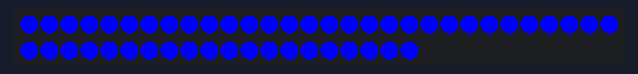
Bench run of a sketch on a simulated Arduino Mega 2560, built with avr-gcc and run on an emulated ATmega2560. Parts: 50 RGB LEDs in strip order, left to right, continuing on the next row. Dim RGB values are drawn brighter than linear; the strip is taken to match the declared colour order; what the sketch prints to the serial monitor is not drawn.

Above: at 0.16 s.
At 1.1 s:
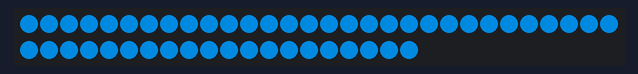
At 1.73 s:
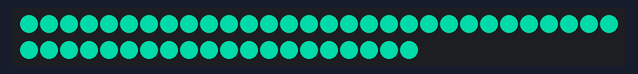

The sketch:

LightUp.ino
```cpp
#include <Adafruit_NeoPixel.h>
#ifdef __AVR__
#include <avr/power.h> // Required for 16 MHz Adafruit Trinket
#endif

//LED pins [FILL IN THE PIN NO!!]
#define LED_PIN1 27
#define LED_PIN2 28
#define LED_PIN3 29
#define LED_PIN4 30
#define LED_PIN5 31
#define LED_PIN6 32
#define LED_PIN7 33
#define LED_PIN8 22
#define LED_PIN9 35
#define LED_PIN10 36
#define LED_PIN11 37
#define LED_PIN12 38
#define LED_PIN13 39
#define LED_PIN14 40
#define LED_PIN15 41
#define LED_PIN16 42
#define LED_PIN17 43
#define LED_PIN18 44
#define LED_PIN19 45
#define LED_PIN20 46
#define LED_PIN21 47
#define LED_PIN22 48
#define LED_PIN23 49
#define LED_PIN24 50
#define LED_PIN25 51

//Max led pixels number [FILL IN MAX LED PIXELS NO!!!]
#define LED_COUNT 50

//Ultrasonic sensor pins [FILL IN PIN NO!!!]
#define trigPin1 5
#define trigPin2 8
#define trigPin3 3
#define trigPin4 10
#define trigPin5 14
#define trigPin6 12
#define echoPin1 4
#define echoPin2 7
#define echoPin3 2
#define echoPin4 9
#define echoPin5 13
#define echoPin6 11

Adafruit_NeoPixel strip(LED_COUNT, LED_PIN1, NEO_BRG + NEO_KHZ800);

int brightness = 250;
uint32_t color = strip.Color(0, 0, 255);
int timeInterval = 300;

//for sensors
int maxDistance = 30;
int triggeredNo = 0;

//For multithreading
long lastTime = millis();
int i = 1;


void setup() {
  //  Reset();
  //  delay(1000);
  strip.begin();
  strip.show();
  strip.setBrightness(brightness);

  Serial.begin(9600);
  pinMode(echoPin1, INPUT);
  pinMode(echoPin2, INPUT);
  pinMode(echoPin3, INPUT);
  pinMode(echoPin4, INPUT);
  pinMode(echoPin5, INPUT);
  pinMode(echoPin6, INPUT);
  pinMode(trigPin1, OUTPUT);
  pinMode(trigPin2, OUTPUT);
  pinMode(trigPin3, OUTPUT);
  pinMode(trigPin4, OUTPUT);
  pinMode(trigPin5, OUTPUT);
  pinMode(trigPin6, OUTPUT);
}

bool SensorIsTriggered(int trigPin, int echoPin) {
  //
  //  Serial.println(String(trigPin) + "..." + String(echoPin));

  digitalWrite(trigPin, LOW);
  delayMicroseconds(2);
  // Sets the trigPin on HIGH state for 10 micro seconds
  digitalWrite(trigPin, HIGH);
  delayMicroseconds(10);
  digitalWrite(trigPin, LOW);

  unsigned duration = pulseIn(echoPin, HIGH);


  Serial.println(duration);


  int distance = duration * 0.034 / 2;

  Serial.print("Distance: ");
  Serial.println(distance);

  if (distance <= maxDistance) {
    triggeredNo += 1;
    return true;
  } else {
    return false;
  }
}

void TurnOn(int pin) {
  strip.setPin(pin);
  strip.setBrightness(brightness);
  strip.fill(color);
  strip.show();
}

void TurnOff(int pin) {
  strip.setPin(pin);
  strip.clear();
  strip.show();
}


void CenterRipple(long elapsedTime) {
  static long ledTime = 0;
  ledTime += elapsedTime;
  static int counter = 0;
  Serial.println(counter);
  if (counter % 5 == 0) {

    if (ledTime < timeInterval) {
      brightness = 255; //Brightness decreases for each ripple wave
      color = strip.Color(0, 0, 255); //Color changes for each ripple wave
      TurnOn(LED_PIN13);
    };
    if (ledTime >= timeInterval && ledTime < timeInterval * 2) {
      brightness = 235;
      color = strip.Color(0, 50, 235);
      TurnOff(LED_PIN13);

      TurnOn(LED_PIN8);
      TurnOn(LED_PIN9);
      TurnOn(LED_PIN12);
      TurnOn(LED_PIN14);
      TurnOn(LED_PIN17);
      TurnOn(LED_PIN18);
    };
    if (ledTime >= timeInterval * 2 && ledTime < timeInterval * 3) {
      brightness = 215;
      color = strip.Color(0, 100, 215);
      TurnOff(LED_PIN8);
      TurnOff(LED_PIN9);
      TurnOff(LED_PIN12);
      TurnOff(LED_PIN14);
      TurnOff(LED_PIN17);
      TurnOff(LED_PIN18);

      TurnOn(LED_PIN3);
      TurnOn(LED_PIN4);
      TurnOn(LED_PIN5);
      TurnOn(LED_PIN7);
      TurnOn(LED_PIN10);
      TurnOn(LED_PIN11);
      TurnOn(LED_PIN15);
      TurnOn(LED_PIN16);
      TurnOn(LED_PIN19);
      TurnOn(LED_PIN21);
      TurnOn(LED_PIN22);
      TurnOn(LED_PIN23);
    };
    if (ledTime >= timeInterval * 3 && ledTime < timeInterval * 4) {
      brightness = 195;
      color = strip.Color(0, 150, 195);
      TurnOff(LED_PIN3);
      TurnOff(LED_PIN4);
      TurnOff(LED_PIN5);
      TurnOff(LED_PIN7);
      TurnOff(LED_PIN10);
      TurnOff(LED_PIN11);
      TurnOff(LED_PIN15);
      TurnOff(LED_PIN16);
      TurnOff(LED_PIN19);
      TurnOff(LED_PIN21);
      TurnOff(LED_PIN22);
      TurnOff(LED_PIN23);

      TurnOn(LED_PIN1);
      TurnOn(LED_PIN2);
      TurnOn(LED_PIN6);
      TurnOn(LED_PIN20);
      TurnOn(LED_PIN24);
      TurnOn(LED_PIN25);
    };
    if (ledTime >= timeInterval * 4) {
      TurnOff(LED_PIN1);
      TurnOff(LED_PIN2);
      TurnOff(LED_PIN6);
      TurnOff(LED_PIN20);
      TurnOff(LED_PIN24);
      TurnOff(LED_PIN25);

      ledTime -= timeInterval * 4;
      counter++;
    }

  }


}

void DirectionRipple1(long elapsedTime) {
  static long ledTime = 0;
  ledTime += elapsedTime;

  if (ledTime <= timeInterval) {
    brightness = 255;
    color = strip.Color(0, 0, 255); //Color changes for each ripple wave
    TurnOn(LED_PIN1);
  };
  if (ledTime >= timeInterval && ledTime < timeInterval * 2) {
    brightness = 240;
    color = strip.Color(0, 40, 235);
    TurnOff(LED_PIN1);

    TurnOn(LED_PIN2);
    TurnOn(LED_PIN3);
    TurnOn(LED_PIN4);
    TurnOn(LED_PIN5);
    TurnOn(LED_PIN6);
  };
  if (ledTime >= timeInterval * 2 && ledTime < timeInterval * 3) {
    brightness = 225;
    color = strip.Color(0, 80, 215);
    TurnOff(LED_PIN2);
    TurnOff(LED_PIN3);
    TurnOff(LED_PIN4);
    TurnOff(LED_PIN5);
    TurnOff(LED_PIN6);

    TurnOn(LED_PIN7);
    TurnOn(LED_PIN8);
    TurnOn(LED_PIN9);
    TurnOn(LED_PIN10);
  };
  if (ledTime >= timeInterval * 3 && ledTime < timeInterval * 4) {
    brightness = 210;
    color = strip.Color(0, 120, 195);
    TurnOff(LED_PIN7);
    TurnOff(LED_PIN8);
    TurnOff(LED_PIN9);
    TurnOff(LED_PIN10);

    TurnOn(LED_PIN11);
    TurnOn(LED_PIN12);
    TurnOn(LED_PIN13);
    TurnOn(LED_PIN14);
    TurnOn(LED_PIN15);
  };
  if (ledTime >= timeInterval * 4 && ledTime < timeInterval * 5) {
    brightness = 195;
    color = strip.Color(0, 160, 175);
    TurnOff(LED_PIN11);
    TurnOff(LED_PIN12);
    TurnOff(LED_PIN13);
    TurnOff(LED_PIN14);
    TurnOff(LED_PIN15);

    TurnOn(LED_PIN16);
    TurnOn(LED_PIN17);
    TurnOn(LED_PIN18);
    TurnOn(LED_PIN19);
  };
  if (ledTime >= timeInterval * 5 && ledTime < timeInterval * 6) {
    brightness = 180;
    color = strip.Color(0, 200, 155);
    TurnOff(LED_PIN16);
    TurnOff(LED_PIN17);
    TurnOff(LED_PIN18);
    TurnOff(LED_PIN19);

    TurnOn(LED_PIN20);
    TurnOn(LED_PIN21);
    TurnOn(LED_PIN22);
    TurnOn(LED_PIN23);
    TurnOn(LED_PIN24);
  };
  if (ledTime >= timeInterval * 6 && ledTime < timeInterval * 7) {
    brightness = 165;
    color = strip.Color(0, 240, 135);
    TurnOff(LED_PIN20);
    TurnOff(LED_PIN21);
    TurnOff(LED_PIN22);
    TurnOff(LED_PIN23);
    TurnOff(LED_PIN24);

    TurnOn(LED_PIN25);
  };
  if (ledTime >= timeInterval * 7) {
    TurnOff(LED_PIN25);

    ledTime -= timeInterval * 7;
  }
}

void DirectionRipple2(long elapsedTime) {
  static long ledTime = 0;
  ledTime += elapsedTime;
  if (ledTime <= timeInterval) {
    brightness = 255;
    color = strip.Color(0, 0, 255);
    TurnOn(LED_PIN2);
  };
  if (ledTime >= timeInterval && ledTime < timeInterval * 2) {
    brightness = 240;
    color = strip.Color(0, 40, 235);
    TurnOff(LED_PIN2);

    TurnOn(LED_PIN1);
    TurnOn(LED_PIN3);
    TurnOn(LED_PIN7);
    TurnOn(LED_PIN11);
  };
  if (ledTime >= timeInterval * 2 && ledTime < timeInterval * 3) {
    brightness = 225;
    color = strip.Color(0, 80, 215);
    TurnOff(LED_PIN1);
    TurnOff(LED_PIN3);
    TurnOff(LED_PIN7);
    TurnOff(LED_PIN11);

    TurnOn(LED_PIN4);
    TurnOn(LED_PIN8);
    TurnOn(LED_PIN12);
    TurnOn(LED_PIN16);
    TurnOn(LED_PIN20);
  };
  if (ledTime >= timeInterval * 3 && ledTime < timeInterval * 4) {
    brightness = 210;
    color = strip.Color(0, 120, 195);
    TurnOff(LED_PIN4);
    TurnOff(LED_PIN8);
    TurnOff(LED_PIN12);
    TurnOff(LED_PIN16);
    TurnOff(LED_PIN20);

    TurnOn(LED_PIN5);
    TurnOn(LED_PIN9);
    TurnOn(LED_PIN13);
    TurnOn(LED_PIN17);
    TurnOn(LED_PIN21);
  };
  if (ledTime >= timeInterval * 4 && ledTime < timeInterval * 5) {
    brightness = 195;
    color = strip.Color(0, 160, 175);
    TurnOff(LED_PIN5);
    TurnOff(LED_PIN9);
    TurnOff(LED_PIN13);
    TurnOff(LED_PIN17);
    TurnOff(LED_PIN21);

    TurnOn(LED_PIN6);
    TurnOn(LED_PIN10);
    TurnOn(LED_PIN14);
    TurnOn(LED_PIN18);
    TurnOn(LED_PIN22);
  };
  if (ledTime >= timeInterval * 5 && ledTime < timeInterval * 6) {
    brightness = 180;
    color = strip.Color(0, 200, 155);
    TurnOff(LED_PIN6);
    TurnOff(LED_PIN10);
    TurnOff(LED_PIN14);
    TurnOff(LED_PIN18);
    TurnOff(LED_PIN22);

    TurnOn(LED_PIN15);
    TurnOn(LED_PIN19);
    TurnOn(LED_PIN23);
    TurnOn(LED_PIN25);
  };
  if (ledTime >= timeInterval * 6 && ledTime < timeInterval * 7) {
    brightness = 165;
    color = strip.Color(0, 240, 135);
    TurnOff(LED_PIN15);
    TurnOff(LED_PIN19);
    TurnOff(LED_PIN23);
    TurnOff(LED_PIN25);

    TurnOn(LED_PIN24);
  };
  if (ledTime >= timeInterval * 7) {
    TurnOff(LED_PIN24);

    ledTime -= timeInterval * 7;
  }
}

void DirectionRipple3(long elapsedTime) {
  static long ledTime = 0;
  ledTime += elapsedTime;

  if (ledTime <= timeInterval) {
    brightness = 255;
    color = strip.Color(0, 0, 255);
    TurnOn(LED_PIN6);
  };
  if (ledTime >= timeInterval && ledTime < timeInterval * 2) {
    brightness = 240;
    color = strip.Color(0, 40, 235);
    TurnOff(LED_PIN6);

    TurnOn(LED_PIN1);
    TurnOn(LED_PIN5);
    TurnOn(LED_PIN10);
    TurnOn(LED_PIN15);
  };
  if (ledTime >= timeInterval * 2 && ledTime < timeInterval * 3) {
    brightness = 225;
    color = strip.Color(0, 80, 215);
    TurnOff(LED_PIN1);
    TurnOff(LED_PIN5);
    TurnOff(LED_PIN10);
    TurnOff(LED_PIN15);

    TurnOn(LED_PIN4);
    TurnOn(LED_PIN9);
    TurnOn(LED_PIN14);
    TurnOn(LED_PIN19);
    TurnOn(LED_PIN24);
  };
  if (ledTime >= timeInterval * 3 && ledTime < timeInterval * 4) {
    brightness = 210;
    color = strip.Color(0, 120, 195);
    TurnOff(LED_PIN4);
    TurnOff(LED_PIN9);
    TurnOff(LED_PIN14);
    TurnOff(LED_PIN19);
    TurnOff(LED_PIN24);

    TurnOn(LED_PIN3);
    TurnOn(LED_PIN8);
    TurnOn(LED_PIN13);
    TurnOn(LED_PIN18);
    TurnOn(LED_PIN23);
  };
  if (ledTime >= timeInterval * 4 && ledTime < timeInterval * 5) {
    brightness = 195;
    color = strip.Color(0, 160, 175);
    TurnOff(LED_PIN3);
    TurnOff(LED_PIN8);
    TurnOff(LED_PIN13);
    TurnOff(LED_PIN18);
    TurnOff(LED_PIN23);

    TurnOn(LED_PIN2);
    TurnOn(LED_PIN7);
    TurnOn(LED_PIN12);
    TurnOn(LED_PIN17);
    TurnOn(LED_PIN22);
  };
  if (ledTime >= timeInterval * 5 && ledTime < timeInterval * 6) {
    brightness = 180;
    color = strip.Color(0, 200, 155);
    TurnOff(LED_PIN2);
    TurnOff(LED_PIN7);
    TurnOff(LED_PIN12);
    TurnOff(LED_PIN17);
    TurnOff(LED_PIN22);

    TurnOn(LED_PIN11);
    TurnOn(LED_PIN16);
    TurnOn(LED_PIN21);
    TurnOn(LED_PIN25);
  };
  if (ledTime >= timeInterval * 6 && ledTime < timeInterval * 7) {
    brightness = 165;
    color = strip.Color(0, 240, 135);
    TurnOff(LED_PIN11);
    TurnOff(LED_PIN16);
    TurnOff(LED_PIN21);
    TurnOff(LED_PIN25);

    TurnOn(LED_PIN20);
  };
  if (ledTime >= timeInterval * 7) {
    TurnOff(LED_PIN20);

    ledTime -= timeInterval * 7;
  }
}

void DirectionRipple4(long elapsedTime) {
  static long ledTime = 0;
  ledTime += elapsedTime;

  if (ledTime <= timeInterval) {
    brightness = 255;
    color = strip.Color(0, 0, 255);
    TurnOn(LED_PIN20);
  };
  if (ledTime >= timeInterval && ledTime < timeInterval * 2) {
    brightness = 240;
    color = strip.Color(0, 40, 235);
    TurnOff(LED_PIN20);

    TurnOn(LED_PIN11);
    TurnOn(LED_PIN16);
    TurnOn(LED_PIN21);
    TurnOn(LED_PIN25);
  };
  if (ledTime >= timeInterval * 2 && ledTime < timeInterval * 3) {
    brightness = 225;
    color = strip.Color(0, 80, 215);
    TurnOff(LED_PIN11);
    TurnOff(LED_PIN16);
    TurnOff(LED_PIN21);
    TurnOff(LED_PIN25);

    TurnOn(LED_PIN2);
    TurnOn(LED_PIN7);
    TurnOn(LED_PIN12);
    TurnOn(LED_PIN17);
    TurnOn(LED_PIN22);
  };
  if (ledTime >= timeInterval * 3 && ledTime < timeInterval * 4) {
    brightness = 210;
    color = strip.Color(0, 120, 195);
    TurnOff(LED_PIN2);
    TurnOff(LED_PIN7);
    TurnOff(LED_PIN12);
    TurnOff(LED_PIN17);
    TurnOff(LED_PIN22);

    TurnOn(LED_PIN3);
    TurnOn(LED_PIN8);
    TurnOn(LED_PIN13);
    TurnOn(LED_PIN18);
    TurnOn(LED_PIN23);
  };
  if (ledTime >= timeInterval * 4 && ledTime < timeInterval * 5) {
    brightness = 195;
    color = strip.Color(0, 160, 175);
    TurnOff(LED_PIN3);
    TurnOff(LED_PIN8);
    TurnOff(LED_PIN13);
    TurnOff(LED_PIN18);
    TurnOff(LED_PIN23);

    TurnOn(LED_PIN4);
    TurnOn(LED_PIN9);
    TurnOn(LED_PIN14);
    TurnOn(LED_PIN19);
    TurnOn(LED_PIN24);
  };
  if (ledTime >= timeInterval * 5 && ledTime < timeInterval * 6) {
    brightness = 180;
    color = strip.Color(0, 200, 155);
    TurnOff(LED_PIN4);
    TurnOff(LED_PIN9);
    TurnOff(LED_PIN14);
    TurnOff(LED_PIN19);
    TurnOff(LED_PIN24);

    TurnOn(LED_PIN1);
    TurnOn(LED_PIN5);
    TurnOn(LED_PIN10);
    TurnOn(LED_PIN15);
  };
  if (ledTime >= timeInterval * 6 && ledTime < timeInterval * 7) {
    brightness = 165;
    color = strip.Color(0, 240, 135);
    TurnOff(LED_PIN1);
    TurnOff(LED_PIN5);
    TurnOff(LED_PIN10);
    TurnOff(LED_PIN15);

    TurnOn(LED_PIN6);
  };
  if (ledTime >= timeInterval * 7) {
    TurnOff(LED_PIN6);

    ledTime -= timeInterval * 7;
  }
}

void DirectionRipple5(long elapsedTime) {
  static long ledTime = 0;
  ledTime += elapsedTime;

  static int counter = 0;
  Serial.println(counter);
  if (counter % 5 == 0) {

    if (ledTime <= timeInterval) {
      brightness = 255;
      color = strip.Color(0, 0, 255);
      TurnOn(LED_PIN24);
    };
    if (ledTime >= timeInterval && ledTime < timeInterval * 2) {
      brightness = 240;
      color = strip.Color(0, 40, 235);
      TurnOff(LED_PIN24);

      TurnOn(LED_PIN15);
      TurnOn(LED_PIN19);
      TurnOn(LED_PIN23);
      TurnOn(LED_PIN25);
    };
    if (ledTime >= timeInterval * 2 && ledTime < timeInterval * 3) {
      brightness = 225;
      color = strip.Color(0, 80, 215);
      TurnOff(LED_PIN15);
      TurnOff(LED_PIN19);
      TurnOff(LED_PIN23);
      TurnOff(LED_PIN25);

      TurnOn(LED_PIN6);
      TurnOn(LED_PIN10);
      TurnOn(LED_PIN14);
      TurnOn(LED_PIN18);
      TurnOn(LED_PIN22);
    };
    if (ledTime >= timeInterval * 3 && ledTime < timeInterval * 4) {
      brightness = 210;
      color = strip.Color(0, 120, 195);
      TurnOff(LED_PIN6);
      TurnOff(LED_PIN10);
      TurnOff(LED_PIN14);
      TurnOff(LED_PIN18);
      TurnOff(LED_PIN22);

      TurnOn(LED_PIN5);
      TurnOn(LED_PIN9);
      TurnOn(LED_PIN13);
      TurnOn(LED_PIN17);
      TurnOn(LED_PIN21);
    };
    if (ledTime >= timeInterval * 4 && ledTime < timeInterval * 5) {
      brightness = 195;
      color = strip.Color(0, 160, 175);
      TurnOff(LED_PIN5);
      TurnOff(LED_PIN9);
      TurnOff(LED_PIN13);
      TurnOff(LED_PIN17);
      TurnOff(LED_PIN21);

      TurnOn(LED_PIN4);
      TurnOn(LED_PIN8);
      TurnOn(LED_PIN12);
      TurnOn(LED_PIN16);
      TurnOn(LED_PIN20);
    };
    if (ledTime >= timeInterval * 5 && ledTime < timeInterval * 6) {
      brightness = 180;
      color = strip.Color(0, 200, 155);
      TurnOff(LED_PIN4);
      TurnOff(LED_PIN8);
      TurnOff(LED_PIN12);
      TurnOff(LED_PIN16);
      TurnOff(LED_PIN20);

      TurnOn(LED_PIN1);
      TurnOn(LED_PIN3);
      TurnOn(LED_PIN7);
      TurnOn(LED_PIN11);
    };
    if (ledTime >= timeInterval * 6 && ledTime < timeInterval * 7) {
      brightness = 165;
      color = strip.Color(0, 240, 135);
      TurnOff(LED_PIN1);
      TurnOff(LED_PIN3);
      TurnOff(LED_PIN7);
      TurnOff(LED_PIN11);

      TurnOn(LED_PIN2);
    };
    if (ledTime >= timeInterval * 7) {
      TurnOff(LED_PIN2);

      ledTime -= timeInterval * 7;
      counter++;
    }
  }
}

void DirectionRipple6(long elapsedTime) {
  static long ledTime = 0;
  ledTime += elapsedTime;

  if (ledTime <= timeInterval) {
    brightness = 255;
    color = strip.Color(0, 0, 255);
    TurnOn(LED_PIN25);
  };
  if (ledTime >= timeInterval && ledTime < timeInterval * 2) {
    brightness = 240;
    color = strip.Color(0, 40, 235);
    TurnOff(LED_PIN25);

    TurnOn(LED_PIN20);
    TurnOn(LED_PIN21);
    TurnOn(LED_PIN22);
    TurnOn(LED_PIN23);
    TurnOn(LED_PIN24);
  };
  if (ledTime >= timeInterval * 2 && ledTime < timeInterval * 3) {
    brightness = 225;
    color = strip.Color(0, 80, 215);
    TurnOff(LED_PIN20);
    TurnOff(LED_PIN21);
    TurnOff(LED_PIN22);
    TurnOff(LED_PIN23);
    TurnOff(LED_PIN24);

    TurnOn(LED_PIN16);
    TurnOn(LED_PIN17);
    TurnOn(LED_PIN18);
    TurnOn(LED_PIN19);
  };
  if (ledTime >= timeInterval * 3 && ledTime < timeInterval * 4) {
    brightness = 210;
    color = strip.Color(0, 120, 195);
    TurnOff(LED_PIN16);
    TurnOff(LED_PIN17);
    TurnOff(LED_PIN18);
    TurnOff(LED_PIN19);

    TurnOn(LED_PIN11);
    TurnOn(LED_PIN12);
    TurnOn(LED_PIN13);
    TurnOn(LED_PIN14);
    TurnOn(LED_PIN15);
  };
  if (ledTime >= timeInterval * 4 && ledTime < timeInterval * 5) {
    brightness = 195;
    color = strip.Color(0, 160, 175);
    TurnOff(LED_PIN11);
    TurnOff(LED_PIN12);
    TurnOff(LED_PIN13);
    TurnOff(LED_PIN14);
    TurnOff(LED_PIN15);

    TurnOn(LED_PIN7);
    TurnOn(LED_PIN8);
    TurnOn(LED_PIN9);
    TurnOn(LED_PIN10);
  };
  if (ledTime >= timeInterval * 5 && ledTime < timeInterval * 6) {
    brightness = 180;
    color = strip.Color(0, 200, 155);
    TurnOff(LED_PIN7);
    TurnOff(LED_PIN8);
    TurnOff(LED_PIN9);
    TurnOff(LED_PIN10);

    TurnOn(LED_PIN2);
    TurnOn(LED_PIN3);
    TurnOn(LED_PIN4);
    TurnOn(LED_PIN5);
    TurnOn(LED_PIN6);
  };
  if (ledTime >= timeInterval * 6 && ledTime < timeInterval * 7) {
    brightness = 165;
    color = strip.Color(0, 240, 135);
    TurnOff(LED_PIN2);
    TurnOff(LED_PIN3);
    TurnOff(LED_PIN4);
    TurnOff(LED_PIN5);
    TurnOff(LED_PIN6);

    TurnOn(LED_PIN1);
  };
  if (ledTime >= timeInterval * 7) {
    TurnOff(LED_PIN1);

    ledTime -= timeInterval * 7;
  }
}

void loop() {
  // put your main code here, to run repeatedly:
  long elapsedTime = millis() - lastTime; //get time elapsed
  lastTime += elapsedTime;


  //  CenterRipple(elapsedTime);

  Serial.println("HI");


  //  bool sensor1Triggered = SensorIsTriggered(trigPin1, echoPin1);
  //  bool sensor2Triggered = SensorIsTriggered(trigPin2, echoPin2);
  //  bool sensor3Triggered = SensorIsTriggered(trigPin3, echoPin3);
  //  bool sensor4Triggered = SensorIsTriggered(trigPin4, echoPin4);
  //  bool sensor5Triggered = SensorIsTriggered(trigPin5, echoPin5);
  //  bool sensor6Triggered = SensorIsTriggered(trigPin6, echoPin6);

  //  if (triggeredNo > 1) {
  //    CenterRipple(elapsedTime);
  //  }else if (triggeredNo == 1){
  //    if (sensor1Triggered){
  //        DirectionRipple1(elapsedTime);
  //    }
  //    if (sensor2Triggered){
  //        DirectionRipple2(elapsedTime);
  //    }
  //    if (sensor3Triggered){
  //      DirectionRipple3(elapsedTime);
  //    }
  //    if (sensor4Triggered){
  //      DirectionRipple4(elapsedTime);
  //    }
  //    if (sensor5Triggered){
  DirectionRipple5(elapsedTime);
  //    }
  //    if (sensor6Triggered){
  //      DirectionRipple6(elapsedTime);
  //    }
  //  }
  //
  //  if (SensorIsTriggered(trigPin3, echoPin3)) {
  //
  //    DirectionRipple1(elapsedTime);
  //  }
  //
  //  triggeredNo = 0;
}
```
